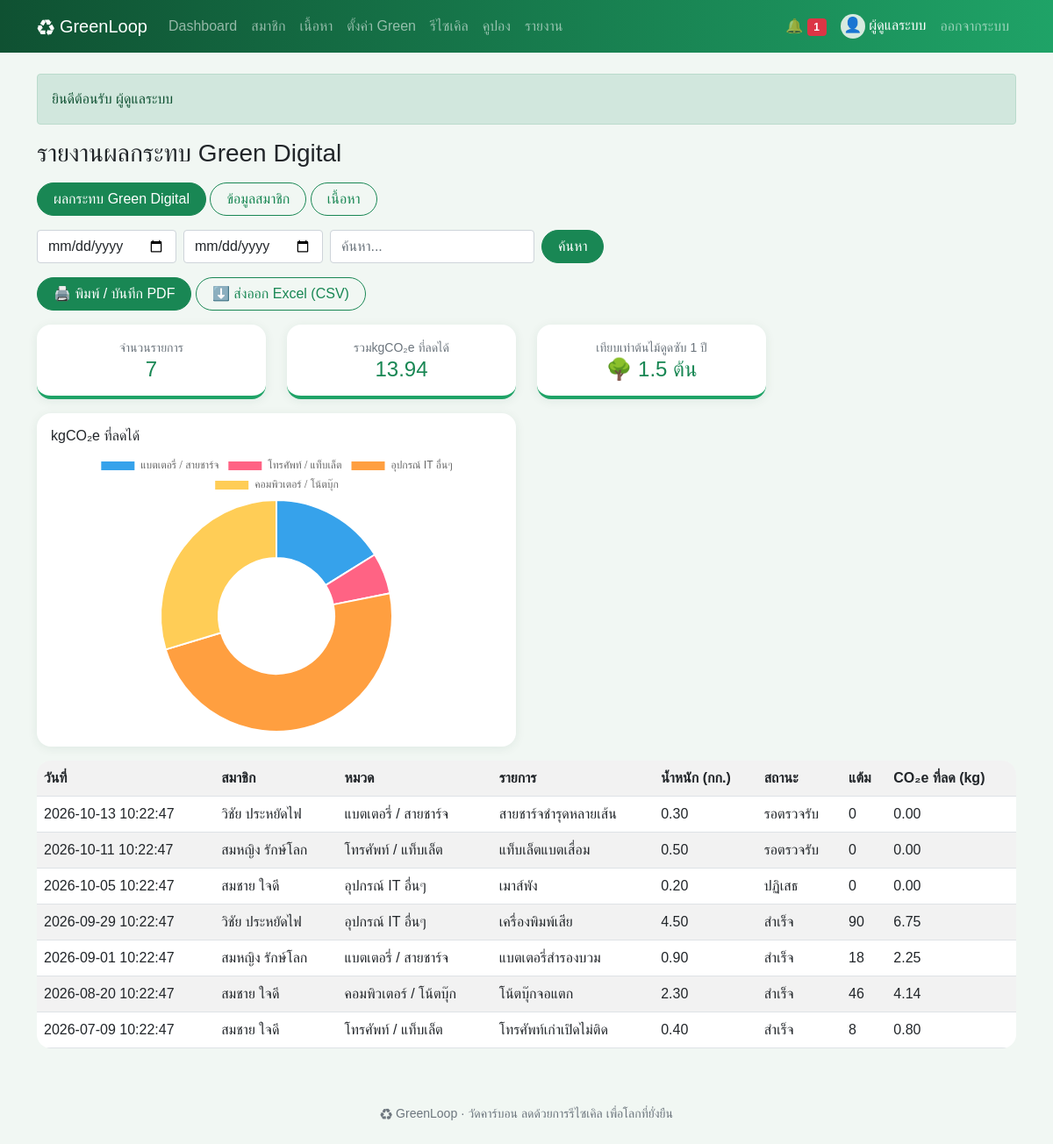
Screenshot of /admin/reports.php (signed in) with the database file from the repository.
### tables this page shows
CREATE TABLE users (
    id INT AUTO_INCREMENT PRIMARY KEY,
    name VARCHAR(100) NOT NULL,
    email VARCHAR(100) NOT NULL UNIQUE,
    phone VARCHAR(10) NOT NULL,
    avatar VARCHAR(50) NOT NULL DEFAULT '' COMMENT 'ชื่อไฟล์รูปโปรไฟล์ใน uploads/',
    password VARCHAR(255) NOT NULL,
    question VARCHAR(100) NOT NULL COMMENT 'คำถามกันลืมรหัสผ่านที่สมาชิกเลือก',
    answer VARCHAR(255) NOT NULL COMMENT 'คำตอบกันลืมรหัสผ่าน (เข้ารหัส)',
    role ENUM('user','admin') NOT NULL DEFAULT 'user',
    status ENUM('active','suspended') NOT NULL DEFAULT 'active',
    points INT NOT NULL DEFAULT 0,
    created_at DATETIME NOT NULL DEFAULT CURRENT_TIMESTAMP
);

CREATE TABLE recycles (
    id INT AUTO_INCREMENT PRIMARY KEY,
    user_id INT NOT NULL,
    category_id INT NOT NULL,
    item_name VARCHAR(150) NOT NULL,
    weight_kg DECIMAL(6,2) NOT NULL,
    image VARCHAR(50) NOT NULL DEFAULT '' COMMENT 'ชื่อไฟล์รูปสินค้าใน uploads/',
    status ENUM('pending','done','rejected') NOT NULL DEFAULT 'pending',
    points INT NOT NULL DEFAULT 0,
    co2_kg DECIMAL(8,2) NOT NULL DEFAULT 0,
    created_at DATETIME NOT NULL DEFAULT CURRENT_TIMESTAMP,
    FOREIGN KEY (user_id) REFERENCES users (id) ON DELETE CASCADE,
    FOREIGN KEY (category_id) REFERENCES categories (id)
);

CREATE TABLE categories (
    id INT AUTO_INCREMENT PRIMARY KEY,
    name VARCHAR(100) NOT NULL,
    co2_per_kg DECIMAL(6,2) NOT NULL
);

### admin/reports.php (the view, shortened to what this page needs)
<?php
require '../init.php';
need_admin();
$type = isset(REPORTS[g('type')]) ? g('type') : 'green';
$range = [like(), like(), g('from', '2000-01-01'), g('to', '2100-01-01') . ' 23:59:59'];
if ($type == 'green') {
    $cols = ['วันที่', 'สมาชิก', 'หมวด', 'รายการ', 'น้ำหนัก (กก.)', 'สถานะ', 'แต้ม', 'CO₂e ที่ลด (kg)'];
    $rows = all("SELECT r.created_at, u.name, c.name AS category, r.item_name, r.weight_kg, r.status, r.points, r.co2_kg
        FROM recycles r JOIN users u ON u.id = r.user_id JOIN categories c ON c.id = r.category_id
        WHERE (u.name LIKE ? OR r.item_name LIKE ?) AND r.created_at BETWEEN ? AND ? ORDER BY r.id DESC", $range);
    list($by, $of, $unit) = ['category', 'co2_kg', 'kgCO₂e ที่ลดได้'];
}
$sum = [];
foreach ($rows as $r) $sum[$r[$by]] = ($sum[$r[$by]] ?? 0) + $r[$of];
$total = array_sum($sum);
head('รายงาน' . REPORTS[$type]);
?>
<div class="mb-3 d-print-none">
  <?php foreach (REPORTS as $k => $name): ?>
    <a class="btn btn-<?= $k == $type ? '' : 'outline-' ?>success" href="?type=<?= $k ?>"><?= $name ?></a>
  <?php endforeach; ?>
</div>
<?php search("<input type='hidden' name='type' value='$type'>
    <input class='form-control w-auto' type='date' name='from' value='" . e(g('from')) . "'>
    <input class='form-control w-auto' type='date' name='to' value='" . e(g('to')) . "'>") ?>
<div class="mb-3 d-print-none">
  <button class="btn btn-success" onclick="window.print()">🖨️ พิมพ์ / บันทึก PDF</button>
  <a class="btn btn-outline-success" href="?<?= e(http_build_query(['export' => 1] + $_GET)) ?>">⬇️ ส่งออก Excel (CSV)</a>
</div>
<div class="row">
  <?php box('จำนวนรายการ', count($rows)) ?>
  <?php if ($type == 'green') box('เทียบเท่าต้นไม้ดูดซับ 1 ปี', '🌳 ' . round($total / TREE_KG, 1) . ' ต้น') ?>
</div>
<div class="row"><div class="col-lg-6"><?php chart($unit, $type == 'members' ? 'bar' : 'doughnut', array_keys($sum), array_values($sum)) ?></div></div>
<div class="table-responsive">
<table class="table table-striped bg-white">
  <tr><?php foreach ($cols as $c): ?><th><?= $c ?></th><?php endforeach; ?></tr>
  <?php foreach ($rows as $r): ?>
    <tr><?php foreach ($r as $v): ?><td><?= e(STATUS[$v] ?? $v) ?></td><?php endforeach; ?></tr>
  <?php endforeach; ?>
</table>
</div>
<?php foot() ?>

### init.php (shortened to what this page needs)
<?php
$db = new PDO('mysql:host=localhost;dbname=greenloop;charset=utf8mb4', 'root', '');
$db->setAttribute(PDO::ATTR_ERRMODE, PDO::ERRMODE_EXCEPTION);
$db->setAttribute(PDO::ATTR_DEFAULT_FETCH_MODE, PDO::FETCH_ASSOC);
function q($sql, $p = [])
{
    global $db;
    $s = $db->prepare($sql);
    $s->execute($p);
    return $s;
}
function all($sql, $p = []) { return q($sql, $p)->fetchAll(); }
function one($sql, $p = []) { return q($sql, $p)->fetch(); }
function val($sql, $p = []) { return q($sql, $p)->fetchColumn(); }
function e($s) { return htmlspecialchars($s ?? '', ENT_QUOTES); }
function g($k, $d = '') { return trim($_GET[$k] ?? $d); }
function like() { return '%' . g('q') . '%'; }
function inbox() { return me()['role'] == 'admin' ? null : me()['id']; }
function pic($file, $size = 40, $icon = '👤', $link = false)
{
    if (!$file) return "<span class='pic' style='width:{$size}px;height:{$size}px;font-size:" . $size * .6 . "px'>$icon</span>";
    $img = "<img class='pic' src='" . UP . "uploads/$file' width='$size' height='$size' alt=''>";
    return $link ? "<a href='" . UP . "uploads/$file' target='_blank'>$img</a>" : $img;
}
function me()
{
    static $u;
    if (!$u && isset($_SESSION['uid'])) $u = one("SELECT * FROM users WHERE id = ? AND status = 'active'", [$_SESSION['uid']]);
    return $u;
}
function need_login()
{
    if (!me()) go(UP . 'login.php', 'กรุณาเข้าสู่ระบบก่อน', 'warning');
    return me();
}
function need_admin()
{
    if (need_login()['role'] != 'admin') go(UP . 'index.php', 'หน้านี้สำหรับผู้ดูแลระบบเท่านั้น', 'danger');
    return me();
}
function box($label, $value)
{
    echo "<div class='col-6 col-lg-3'><div class='card card-body box text-center mb-3'><small class='text-muted'>$label</small><h4 class='text-success mb-0'>$value</h4></div></div>";
}
function search($extra = '')
{
    echo "<form class='d-flex flex-wrap gap-2 mb-3 d-print-none'>$extra<input class='form-control w-auto' name='q' value='" . e(g('q')) . "' placeholder='ค้นหา...'><button class='btn btn-success'>ค้นหา</button></form>";
}
function chart($title, $type, $labels, $data)
{
    static $n = 0;
    $n++;
    echo "<div class='card card-body mb-3'><h6>$title</h6><canvas id='c$n'></canvas></div><script>new Chart(document.getElementById('c$n'), {type: '$type', data: {labels: "
        . json_encode($labels) . ", datasets: [{label: '$title', data: " . json_encode($data, JSON_NUMERIC_CHECK) . "}]}});</script>";
}
function head($title, $show = true)
{
    $u = me();
    $menu = !$u ? [] : ($u['role'] == 'admin' ? MENU_ADMIN : MENU_USER);
    ?>
<!doctype html>
<html lang="th">
<head>
<link rel="stylesheet" href="<?= UP ?>assets/bootstrap.min.css">
<link rel="stylesheet" href="<?= UP ?>assets/style.css">
</head>
<body>
<nav class="navbar navbar-expand-lg navbar-dark d-print-none">
  <div class="container">
    <a class="navbar-brand" href="<?= UP ?>index.php">♻ GreenLoop</a>
    <div class="collapse navbar-collapse" id="menu">
      <div class="navbar-nav me-auto">
        <?php foreach ($menu as $file => $name): ?>
          <a class="nav-link" href="<?= UP . $file ?>"><?= $name ?></a>
        <?php endforeach; ?>
      </div>
      <div class="navbar-nav align-items-lg-center">
        <?php if (!$u): ?>
          <a class="nav-link" href="<?= UP ?>login.php">เข้าสู่ระบบ</a>
          <a class="nav-link" href="<?= UP ?>register.php">สมัครสมาชิก</a>
        <?php else: ?>
          <a class="nav-link" href="<?= UP ?>notifications.php">🔔 <span class="badge bg-danger"><?= val('SELECT COUNT(*) FROM notifications WHERE is_read = 0 AND user_id <=> ?', [inbox()]) ?></span></a>
          <span class="navbar-text text-white mx-2"><?= pic($u['avatar'], 28) ?> <?= e($u['name']) ?></span>
          <a class="nav-link" href="<?= UP ?>logout.php">ออกจากระบบ</a>
        <?php endif; ?>
      </div>
    </div>
  </div>
</nav>
<main class="container py-4">
<?php if (isset($_SESSION['flash'])): ?>
  <div class="alert alert-<?= $_SESSION['flash'][1] ?>"><?= e($_SESSION['flash'][0]) ?></div>
<?php unset($_SESSION['flash']); endif; ?>
<?php if ($show): ?><h3 class="mb-3"><?= $title ?></h3><?php endif; ?>
    <?php
}
function foot()
{
    echo '</main><footer class="text-center text-muted small py-4 d-print-none">♻ GreenLoop · วัดคาร์บอน ลดด้วยการรีไซเคิล เพื่อโลกที่ยั่งยืน</footer>'
        . '<script src="' . UP . 'assets/bootstrap.bundle.min.js"></script></body></html>';
}

### assets/style.css (style rules this page uses)
body { background: #f1f7f3; font-family: "Leelawadee UI", Tahoma, sans-serif; }
.navbar { background: linear-gradient(90deg, #0f5132, #1fa367); }
.btn { border-radius: 50px; padding-left: 18px; padding-right: 18px; }
.card { border: 0; border-radius: 16px; box-shadow: 0 2px 12px rgba(15, 81, 50, .08); }
.box { border-bottom: 4px solid #1fa367; transition: transform .2s; }
.table { border-radius: 16px; overflow: hidden; }
canvas { max-height: 320px; }
.pic { display: inline-block; object-fit: cover; border-radius: 50%; background: #d7eadf; text-align: center; vertical-align: middle; }

### rows the page displays
users: role "Dashboard", role "สมาชิก", role "เนื้อหา", role "ตั้งค่า Green", role "รีไซเคิล", role "คูปอง", role "รายงาน", name "ผู้ดูแลระบบ"
recycles: created_at "2026-10-13 10:22:47", user.name "วิชัย ประหยัดไฟ", category.name "แบตเตอรี่ / สายชาร์จ", item_name "สายชาร์จชำรุดหลายเส้น", weight_kg "0.30", status "รอตรวจรับ", points "0", co2_kg "0.00"
recycles: created_at "2026-10-11 10:22:47", user.name "สมหญิง รักษ์โลก", category.name "โทรศัพท์ / แท็บเล็ต", item_name "แท็บเล็ตแบตเสื่อม", weight_kg "0.50", status "รอตรวจรับ", points "0", co2_kg "0.00"
recycles: created_at "2026-10-05 10:22:47", user.name "สมชาย ใจดี", category.name "อุปกรณ์ IT อื่นๆ", item_name "เมาส์พัง", weight_kg "0.20", status "ปฏิเสธ", points "0", co2_kg "0.00"
recycles: created_at "2026-09-29 10:22:47", user.name "วิชัย ประหยัดไฟ", category.name "อุปกรณ์ IT อื่นๆ", item_name "เครื่องพิมพ์เสีย", weight_kg "4.50", status "สำเร็จ", points "90", co2_kg "6.75"
recycles: created_at "2026-09-01 10:22:47", user.name "สมหญิง รักษ์โลก", category.name "แบตเตอรี่ / สายชาร์จ", item_name "แบตเตอรี่สำรองบวม", weight_kg "0.90", status "สำเร็จ", points "18", co2_kg "2.25"
recycles: created_at "2026-08-20 10:22:47", user.name "สมชาย ใจดี", category.name "คอมพิวเตอร์ / โน้ตบุ๊ก", item_name "โน้ตบุ๊กจอแตก", weight_kg "2.30", status "สำเร็จ", points "46", co2_kg "4.14"
recycles: created_at "2026-07-09 10:22:47", user.name "สมชาย ใจดี", category.name "โทรศัพท์ / แท็บเล็ต", item_name "โทรศัพท์เก่าเปิดไม่ติด", weight_kg "0.40", status "สำเร็จ", points "8", co2_kg "0.80"

### other values shown
$icon "👤"
$_SESSION['flash'][0] "ยินดีต้อนรับ ผู้ดูแลระบบ"
$title "รายงานผลกระทบ Green Digital"
$name "ผลกระทบ Green Digital"
$name "ข้อมูลสมาชิก"
$name "เนื้อหา"
$label "จำนวนรายการ รวมkgCO₂e ที่ลดได้ เทียบเท่าต้นไม้ดูดซับ 1 ปี"
$value "7 13.94 🌳 1.5 ต้น"
$title "kgCO₂e ที่ลดได้"
$c "วันที่"
$c "สมาชิก"
$c "หมวด"
$c "รายการ"
$c "น้ำหนัก (กก.)"
$c "สถานะ"
